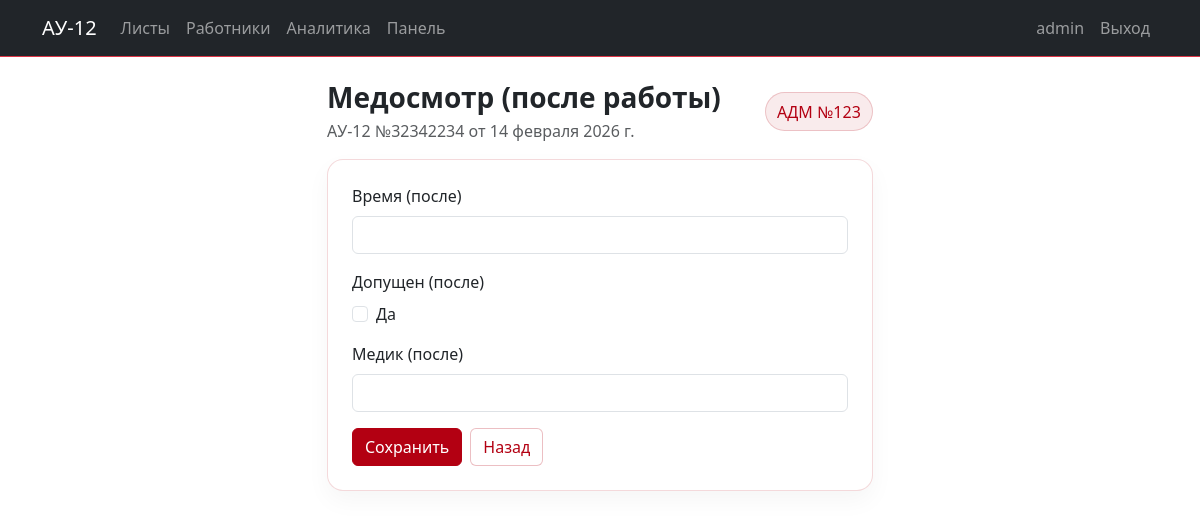
/au12/6/med-post/ (signed in), run on the app's committed database.
### apps/accounts/models.py (models this page shows, shortened)
class User(AbstractUser):
    patronymic = models.CharField("Отчество", max_length=150, blank=True, default="")
    role = models.CharField("Должность", max_length=20, choices=Role.choices, default=Role.MACHINIST)
    station = models.ForeignKey(
        Station,
        verbose_name="Станция",
        on_delete=models.PROTECT,
        null=True,
        blank=True,
        related_name="users",
    )
    class Meta:
        verbose_name = "Пользователь"
        verbose_name_plural = "Пользователи"

### apps/routesheets/models.py (models this page shows, shortened)
class RouteSheetAU12(models.Model):
    number = models.CharField("Номер", max_length=50)
    date = models.DateField("Дата")
    railway_name = models.CharField("Наименование дороги", max_length=255, blank=True)
    enterprise = models.ForeignKey(
        Enterprise,
        verbose_name="Предприятие",
        on_delete=models.PROTECT,
        related_name="routesheets",
        null=True,
    )
    ssps_unit = models.ForeignKey(
        SSPSUnit,
        verbose_name="Единица ССПС",
        on_delete=models.PROTECT,
        related_name="au12_routesheets",
    )
    brigade = models.ForeignKey(
        Brigade,
        verbose_name="Бригада",
        on_delete=models.PROTECT,
        null=True,
        blank=True,
        related_name="routesheets",
    )
    status = models.CharField("Статус", max_length=20, choices=AU12Status.choices, default=AU12Status.DRAFT)
    step = models.CharField("Этап", max_length=20, choices=AU12Step.choices, default=AU12Step.MED_PRE)
    created_by = models.ForeignKey(
        settings.AUTH_USER_MODEL,
        verbose_name="Создал",
        on_delete=models.PROTECT,
        related_name="au12_created",
    )
    created_at = models.DateTimeField("Создано", auto_now_add=True)
    class Meta:
        verbose_name = "Маршрутный лист АУ-12"
        verbose_name_plural = "Маршрутные листы АУ-12"
        ordering = ["-date", "-id"]

class AU12MedicalCheck(models.Model):
    routesheet = models.OneToOneField(
        RouteSheetAU12,
        verbose_name="Маршрутный лист",
        on_delete=models.CASCADE,
        related_name="medical",
    )
    pre_time = models.TimeField("Время медосмотра (до)", null=True, blank=True)
    pre_allowed = models.BooleanField("Допущен (до)", default=False)
    pre_medic_name = models.CharField("Медик (до)", max_length=255, blank=True)
    post_time = models.TimeField("Время медосмотра (после)", null=True, blank=True)
    post_allowed = models.BooleanField("Допущен (после)", default=False)
    post_medic_name = models.CharField("Медик (после)", max_length=255, blank=True)
    class Meta:
        verbose_name = "Медосмотр"
        verbose_name_plural = "Медосмотры"

### apps/directory/models.py (models this page shows)
class SSPSUnit(models.Model):
    owner = models.ForeignKey(Enterprise, verbose_name="Владелец (предприятие)", on_delete=models.PROTECT)
    type_name = models.CharField("Тип ССПС", max_length=120)
    number = models.CharField("Номер ССПС", max_length=50)
    max_people = models.PositiveIntegerField("Макс. число людей", default=0)
    class Meta:
        verbose_name = "Единица ССПС"
        verbose_name_plural = "Единицы ССПС"
        unique_together = [("type_name", "number")]
    def __str__(self):
        return f"{self.type_name} №{self.number}"

### apps/routesheets/views.py (the view)
# urls.py: path("au12/<int:pk>/med-post/", views.au12_med_post, name="au12_med_post"),
def au12_med_post(request, pk: int):
    rs = get_object_or_404(RouteSheetAU12, pk=pk)
    _require_access(request, rs, AU12Step.MED_POST)
    med, _ = AU12MedicalCheck.objects.get_or_create(routesheet=rs)
    if request.method == "POST":
        form = MedicalPostForm(request.POST, instance=med)
        if form.is_valid():
            form.save()
            recalc_status_and_step(rs)
            rs.save(update_fields=["status", "step"])
            messages.success(request, "Медосмотр (после) сохранён.")
            return redirect("routesheets:au12_detail", pk=rs.pk)
    else:
        form = MedicalPostForm(instance=med)
    return render(request, "routesheets/au12_med_post.html", {"rs": rs, "form": form})

### apps/routesheets/forms.py
class MedicalPostForm(forms.ModelForm):
    class Meta:
        model = AU12MedicalCheck
        fields = ["post_time", "post_allowed", "post_medic_name"]
        labels = {
            "post_time": "Время (после)",
            "post_allowed": "Допущен (после)",
            "post_medic_name": "Медик (после)",
        }
    def __init__(self, *args, **kwargs):
        super().__init__(*args, **kwargs)
        bootstrapify_form(self)

### apps/routesheets/forms.py (called while the page is built)
def bootstrapify_form(form: forms.Form) -> forms.Form:
    for _, f in form.fields.items():
        cls = f.widget.attrs.get("class", "")
        if "form-control" in cls or "form-select" in cls or "form-check-input" in cls:
            continue
        if f.widget.__class__.__name__ in ["Select", "SelectMultiple"]:
            f.widget.attrs["class"] = (cls + " form-select").strip()
        elif f.widget.__class__.__name__ in ["CheckboxInput"]:
            f.widget.attrs["class"] = (cls + " form-check-input").strip()
        else:
            f.widget.attrs["class"] = (cls + " form-control").strip()
    return form

### apps/routesheets/services/workflow.py (called while the page is built, shortened)
def can_access_step(user, rs: RouteSheetAU12, target_step: str) -> bool:
    if getattr(user, "is_superuser", False) or getattr(user, "role", None) == Role.ADMIN:
        return True

### apps/routesheets/views.py (called while the page is built)
def _require_access(request, rs: RouteSheetAU12, step: str) -> None:
    if not can_access_step(request.user, rs, step):
        raise Http404("Недостаточно прав или неверная последовательность заполнения.")

### apps/routesheets/templates/routesheets/au12_med_post.html (shortened to what this page needs)
{% extends "base.html" %}
{% block content %}
<div class="row justify-content-center">
  <div class="col-lg-6">
    <div class="d-flex align-items-center justify-content-between mb-3">
      <div>
        <h3 class="section-title mb-1">Медосмотр (после работы)</h3>
        <div class="text-muted">АУ-12 №{{ rs.number }} от {{ rs.date }}</div>
      </div>
      <span class="badge-soft">{{ rs.ssps_unit }}</span>
    </div>
    <div class="card p-4">
      <form method="post">
        {% for field in form %}
          <div class="mb-3">
            <label class="form-label">{{ field.label }}</label>
            {% if field.field.widget.input_type == "checkbox" %}
              <div class="form-check">{{ field }} <label class="form-check-label">Да</label></div>
            {% else %}
              {{ field }}
            {% endif %}
          </div>
        {% endfor %}
        <div class="d-flex gap-2">
          <button class="btn btn-brand" type="submit">Сохранить</button>
          <a class="btn btn-ghost" href="{% url 'routesheets:au12_detail' rs.id %}">Назад</a>
        </div>
      </form>
    </div>
  </div>
</div>
{% endblock %}

### apps/accounts/templates/base.html (shortened to what this page needs)
<!doctype html>
<html lang="ru">
<head>
  <link href="https://cdn.jsdelivr.net/npm/bootstrap@5.3.3/dist/css/bootstrap.min.css" rel="stylesheet">
  <link href="/static/css/style.css" rel="stylesheet">
</head>
<body>
<nav class="navbar navbar-expand-lg navbar-dark bg-dark border-bottom border-danger">
  <div class="container">
    <a class="navbar-brand" href="{% url 'routesheets:au12_list' %}">АУ-12</a>
    <div class="collapse navbar-collapse" id="nav">
      <ul class="navbar-nav me-auto">
        <li class="nav-item"><a class="nav-link" href="{% url 'routesheets:au12_list' %}">Листы</a></li>
        <li class="nav-item"><a class="nav-link" href="{% url 'accounts:worker_list' %}">Работники</a></li>
        <li class="nav-item"><a class="nav-link" href="{% url 'routesheets:analytics_fuel' %}">Аналитика</a></li>
        {% if user.is_authenticated and user.is_superuser %}
          <li class="nav-item"><a class="nav-link" href="{% url 'panel:home' %}">Панель</a></li>
        {% endif %}
      </ul>
      <ul class="navbar-nav">
        {% if user.is_authenticated %}
          <li class="nav-item"><a class="nav-link">{{ user.username }}</a></li>
          <li class="nav-item"><a class="nav-link" href="{% url 'accounts:logout' %}">Выход</a></li>
        {% else %}
          <li class="nav-item"><a class="nav-link" href="{% url 'accounts:login' %}">Вход</a></li>
        {% endif %}
      </ul>
    </div>
  </div>
</nav>
<main class="container py-4">
  {% block content %}{% endblock %}
</main>
</body>
</html>

### static/css/style.css (style rules this page uses)
:root { --brand:#b30012; --brand2:#7a000c; }
.section-title { font-weight:700; }
.btn-brand { background:var(--brand); border-color:var(--brand); color:#fff; }
.btn-ghost { border:1px solid rgba(179,0,18,.25); color:var(--brand); background:#fff; }
.card { border:1px solid rgba(179,0,18,.15); border-radius:16px; box-shadow:0 10px 25px rgba(0,0,0,.04); }
.badge-soft { display:inline-block; padding:.4rem .7rem; border-radius:999px; background:rgba(179,0,18,.08); color:var(--brand); border:1px solid rgba(179,0,18,.18); }

### data on the page
User: username "admin"
RouteSheetAU12: number "32342234", date "14 февраля 2026 г.", ssps_unit "АДМ №123"

### other printed values
{{ field.label }} "Время (после)" "Допущен (после)" "Медик (после)"
